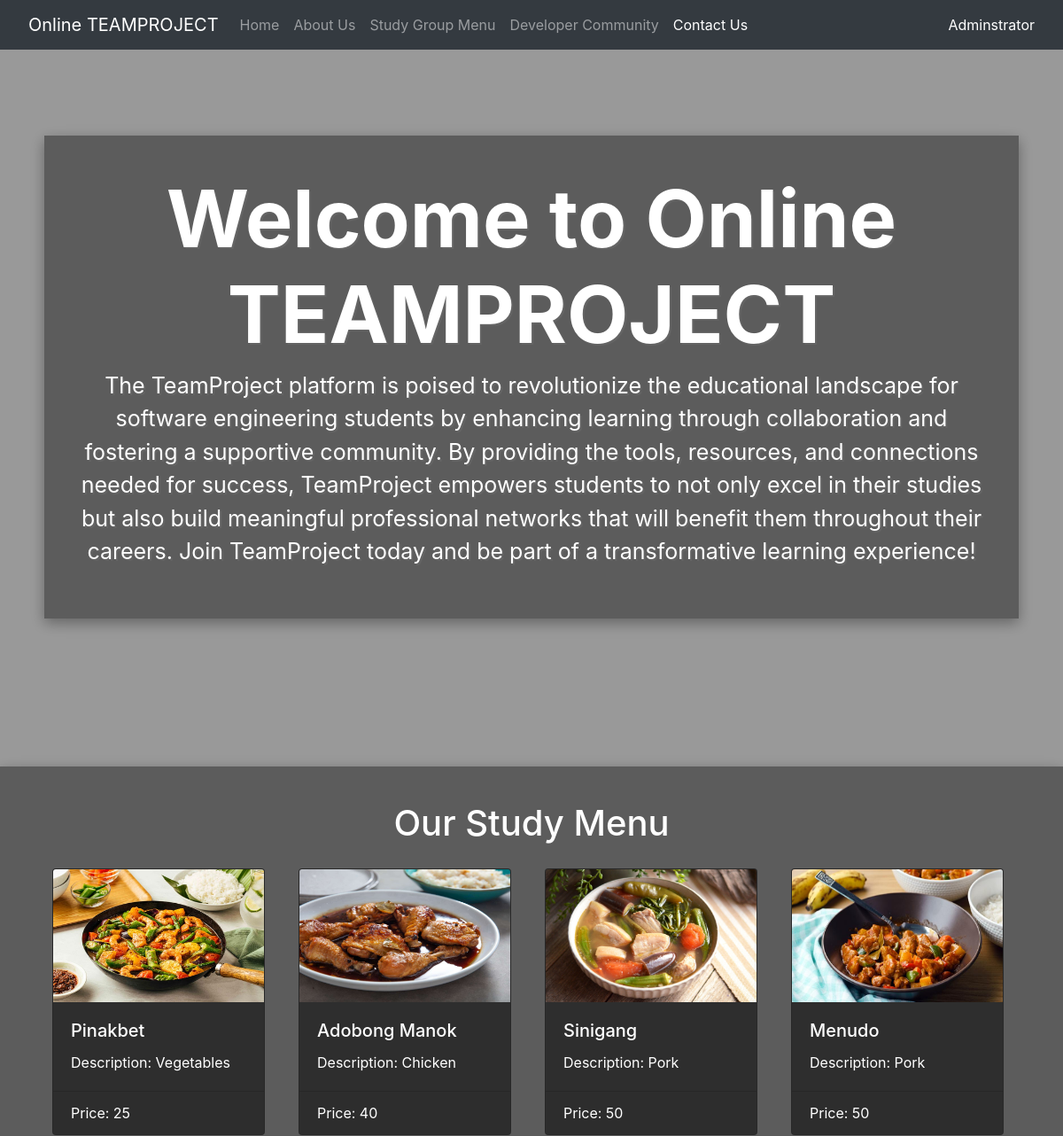
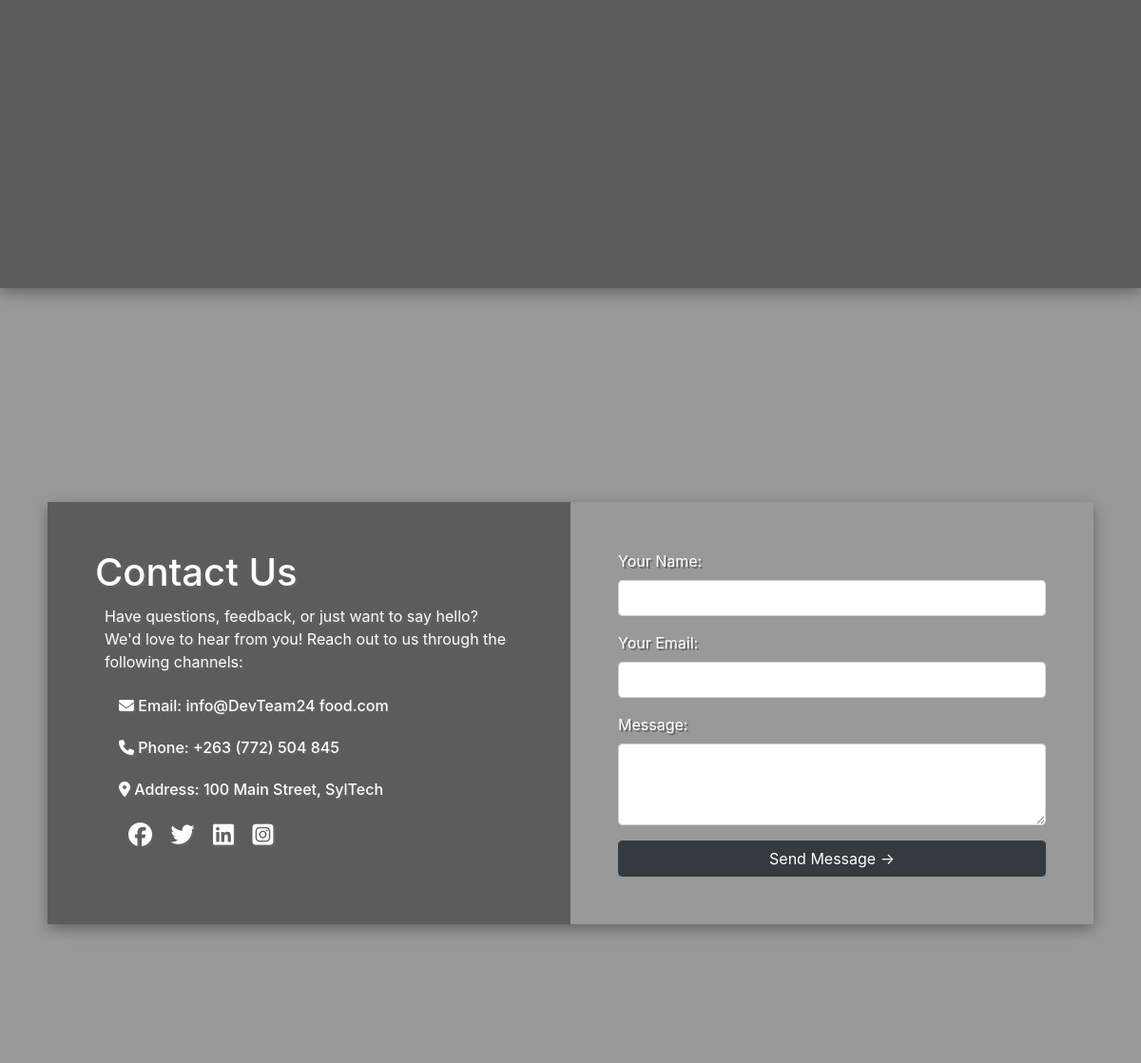
The page /TEAMPROJECT/index.php on the database its author committed (2 pictures, top to bottom).
### tables this page shows
CREATE TABLE `tbl_menu` (
  `tbl_menu_id` int(11) NOT NULL,
  `image` varchar(255) NOT NULL,
  `menu_name` varchar(255) NOT NULL,
  `price` int(11) NOT NULL,
  `description` text NOT NULL
);

### TEAMPROJECT/index.php (the view, shortened to what this page needs)
<!DOCTYPE html>
<html lang="en">
<head>
    <link rel="stylesheet" href="https://cdn.jsdelivr.net/npm/bootstrap@4.6.2/dist/css/bootstrap.min.css">
    <link rel="stylesheet" href="https://cdnjs.cloudflare.com/ajax/libs/font-awesome/6.5.1/css/all.min.css" />
</head>
<body>
<nav class="navbar navbar-expand-lg navbar-dark bg-dark" id="navbar-header">
        <a class="navbar-brand ml-3" href="#">Online TEAMPROJECT </a>
        <div class="collapse navbar-collapse" id="navbarNav">
            <ul class="navbar-nav">
                <li class="nav-item">
                    <a class="nav-link" href="#home">Home</a>
                </li>
                <li class="nav-item">
                    <a class="nav-link" href="#foodMenu">About Us</a>
                </li>
                <li class="nav-item">
                    <a class="nav-link" href="#foodMenu">Study Group Menu</a>
                </li>
                <li class="nav-item">
                    <a class="nav-link" href="#foodMenu">Developer Community</a>
                </li>
                <li class="nav-item">
                    <a class="nav-link" href="#contactUs">Contact Us</a>
                </li>
            </ul>
            <a class="nav-link ml-auto" href="./admin.php" style="color: rgb(255, 255, 255);">Adminstrator</a>
        </div>
    </nav>
    <div class="main">
        <div data-spy="scroll" data-target="#navbar-header" data-offset="0">
            <section id="home">
            <div class="home-container row">
                <h1>Welcome to Online TEAMPROJECT </h1>
                <p>The TeamProject platform is poised to revolutionize the educational landscape for software engineering students by enhancing learning through collaboration and fostering a supportive community. By providing the tools, resources, and connections needed for success, TeamProject empowers students to not only excel in their studies but also build meaningful professional networks that will benefit them throughout their careers. Join TeamProject today and be part of a transformative learning experience!</p>
            </div>
            </section>
            <section id="studyMenu">
                <div class="study-menu-container">
                    <h1 class="text-center">Our Study Menu</h1>
                    <div class="menus">
                        <?php
                            include('conn/conn.php');
                            $stmt = $conn->prepare("SELECT * FROM `tbl_menu`");
                            $stmt->execute();
                            $result = $stmt->fetchAll();
                            foreach($result as $row) {
                                $image = $row['image'];
                                $menuName = $row['menu_name'];
                                $price = $row['price'];
                                $description = $row['description'];
                                ?>
                            <div class="card" style="width: 15rem; background-color:rgba(0,0,0,0.5);" >
                                <img src="images/<?= $image ?>" class="card-img-top" alt="..." style="height:150px;">
                                <div class="card-body">
                                    <h5 class="card-title"><?= $menuName ?></h5>
                                    <p class="card-text">Description: <?= $description ?></p>
                                </div>
                                <div class="card-footer">
                                    Price: <?= $price ?>
                                </div>
                            </div>
                                <?php
                            }
                        ?>
                    </div>
                </div>
            </section>
            <section id="contactUs">
                <div class="contact-us-container row">
                <div class="details-container col-6">
                    <h1>Contact Us</h1>
                    <p>Have questions, feedback, or just want to say hello? We'd love to hear from you! Reach out to us through the following channels:</p>
                    <h6><span><i class="fa-solid fa-envelope"></i></span> Email: info@DevTeam24 food.com</h6>
                    <h6><span><i class="fa-solid fa-phone"></i></span> Phone: +263 (772) 504 845</h6>
                    <h6><span><i class="fa-solid fa-location-dot"></i></span> Address: 100 Main Street, SylTech</h6>
                    <div class="social">
                        <i class="fa-brands fa-facebook"></i>
                        <i class="fa-brands fa-twitter"></i>
                        <i class="fa-brands fa-linkedin"></i>
                        <i class="fa-brands fa-square-instagram"></i>
                    </div>
                </div>
                <div class="form-container col-6">
                    <form action="./send-message.php" method="POST">
                        <div class="form-group">
                            <label for="name">Your Name:</label>
                            <input type="text" class="form-control" id="name" name="name" required>
                        </div>
                        <div class="form-group">
                            <label for="email">Your Email:</label>
                            <input type="email" class="form-control" id="email" name="email" required>
                        </div>
                        <div class="form-group">
                            <label for="message">Message:</label>
                            <textarea class="form-control" name="message" id="message" cols="30" rows="3"></textarea>
                        </div>
                        <button type="submit" class="btn btn-dark form-control">Send Message -></button>
                    </form>
                </div>
            </section>
    </div>
</body>
</html>

### TEAMPROJECT/index.php (style rules this page uses)
html { scroll-behavior: smooth; }
body { background-image: url('https://images.unsplash.com/photo-1495195129352-aeb325a55b65?q=80&w=2076&auto=format&fit=crop&ixlib=rb-4.0.3&ixid=M3wxMjA3fDB8MHxwaG90by1wYWdlfHx8fGVufDB8fHx8fA%3D%3D'); background-repeat: no-repeat; background-size: cover; background-attachment: fixed; }
#navbar-header { position: fixed; top: 0; width: 100%; }
section { display: flex; justify-content: center; align-items: center; height: 100vh; background-color: rgba(0, 0, 0, 0.4); }
.home-container { display: flex; align-items: center; justify-content: center; text-align: center; width: 1100px; color: rgb(255, 255, 255); box-shadow: rgba(0, 0, 0, 0.35) 0px 5px 15px; padding: 40px; text-shadow: 2px 2px rgb(100, 100, 100); background-color: rgba(0, 0, 0, 0.4); margin-top: 50px; }
.home-container > h1 { font-size: 90px; font-weight: bold; }
.home-container > p { font-size: 25px; }
.contact-us-container { width: 1100px; color: rgb(255, 255, 255); text-shadow: 2px 2px rgb(100, 100, 100); box-shadow: rgba(0, 0, 0, 0.35) 0px 5px 15px; margin-top: 64px; }
.details-container { background-color: rgba(0, 0, 0, 0.4); padding: 50px; }
.details-container > p { margin: 10px; }
.details-container > h6 { margin: 25px; }
.social { margin: 10px 35px; }
.social > i { font-size: 25px; margin-right: 15px; }
.form-container { padding: 50px; }
.study-menu-container { display: flex; flex-direction: column; width: 1200px; height: 720px; margin-top: 50px; color: rgb(255, 255, 255); box-shadow: rgba(0, 0, 0, 0.35) 0px 5px 15px; padding: 40px; background-color: rgba(0, 0, 0, 0.4); }
.menus { display: flex; flex-wrap: wrap; overflow: auto; }
.card { margin: 19px; }

### rows shown on the page
tbl_menu: image (picture), menu_name "Pinakbet", description "Vegetables", price "25"
tbl_menu: image (picture), menu_name "Adobong Manok", description "Chicken", price "40"
tbl_menu: image (picture), menu_name "Sinigang", description "Pork", price "50"
tbl_menu: image (picture), menu_name "Menudo", description "Pork", price "50"
